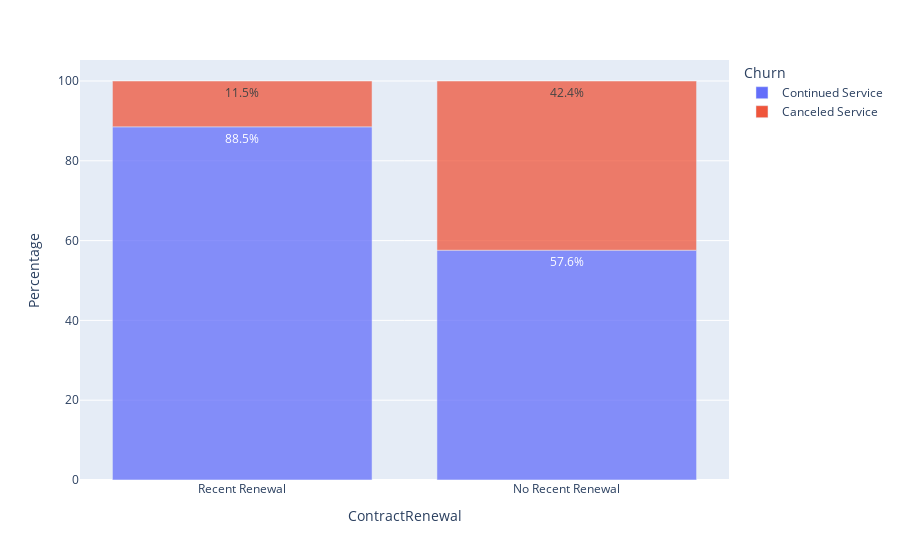

Source (notebook cell):
### Code cell
grouped = df.groupby(["ContractRenewal", "Churn"]).size().reset_index(name="Count")

grouped["Percentage"] = grouped.groupby("ContractRenewal")["Count"].transform(lambda x: 100 * x / x.sum())

fig = px.bar(
    grouped, 
    x="ContractRenewal", 
    y="Percentage", 
    color="Churn", 
    text=grouped["Percentage"].round(1).astype(str) + "%",  # Display percentage labels
    opacity = 0.75,
    category_orders={"ContractRenewal": ["Recent Renewal", "No Recent Renewal"],"Churn":["Continued Service","Canceled Service"]}
)

fig.show()

### Figure 1 — Plotly figure (JSON) as saved in the notebook; plotly's stock layout.template omitted (floating-point values rounded to 4 significant figures)
{"data": [{"alignmentgroup": "True", "hovertemplate": "Churn=Continued Service<br>ContractRenewal=%{x}<br>Percentage=%{y}<br>text=%{text}<extra></extra>", "legendgroup": "Continued Service", "marker": {"color": "#636efa", "opacity": 0.75, "pattern": {"shape": ""}}, "name": "Continued Service", "offsetgroup": "Continued Service", "orientation": "v", "showlegend": true, "text": ["57.6%", "88.5%"], "textposition": "auto", "type": "bar", "x": ["No Recent Renewal", "Recent Renewal"], "xaxis": "x", "y": [57.59, 88.5], "yaxis": "y"}, {"alignmentgroup": "True", "hovertemplate": "Churn=Canceled Service<br>ContractRenewal=%{x}<br>Percentage=%{y}<br>text=%{text}<extra></extra>", "legendgroup": "Canceled Service", "marker": {"color": "#EF553B", "opacity": 0.75, "pattern": {"shape": ""}}, "name": "Canceled Service", "offsetgroup": "Canceled Service", "orientation": "v", "showlegend": true, "text": ["42.4%", "11.5%"], "textposition": "auto", "type": "bar", "x": ["No Recent Renewal", "Recent Renewal"], "xaxis": "x", "y": [42.41, 11.5], "yaxis": "y"}], "layout": {"barmode": "relative", "legend": {"title": {"text": "Churn"}, "tracegroupgap": 0}, "margin": {"t": 60}, "xaxis": {"anchor": "y", "categoryarray": ["Recent Renewal", "No Recent Renewal"], "categoryorder": "array", "domain": [0, 1], "title": {"text": "ContractRenewal"}}, "yaxis": {"anchor": "x", "domain": [0, 1], "title": {"text": "Percentage"}}}}
